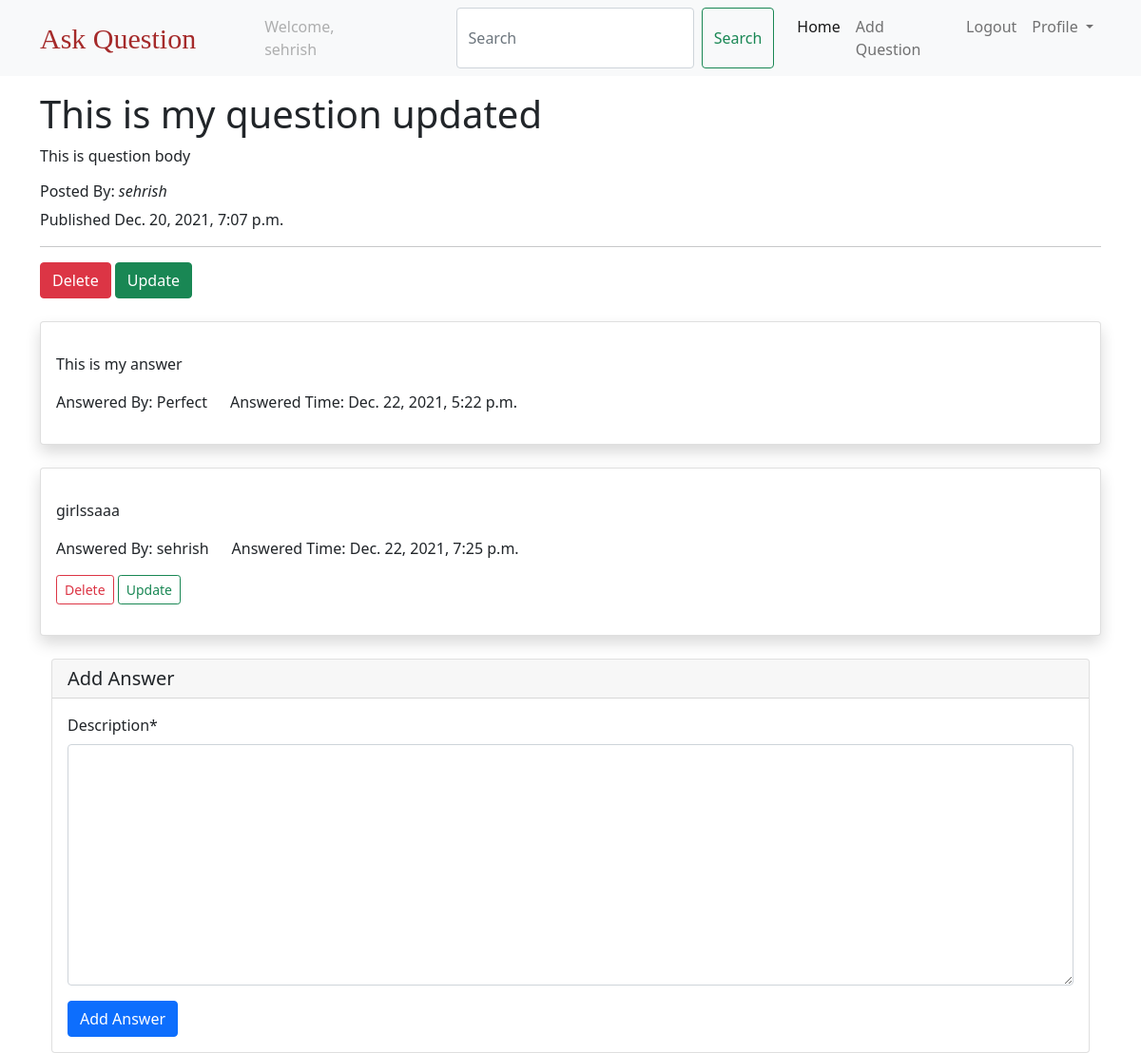
Screenshot of /question/this-is-my-question/ (signed in) with the database file from the repository.
### users/models.py (models this page shows)
class CustomUser(AbstractUser):
    pass

### questions/models.py (models this page shows, shortened)
class Question(models.Model):
    created_at = models.DateTimeField(auto_now_add=True)
    title = models.CharField(max_length=250)
    body = models.TextField()
    slug = models.SlugField(max_length=250, unique=True)
    author = models.ForeignKey(
        settings.AUTH_USER_MODEL, on_delete=models.CASCADE, related_name="questions"
    )

class Answer(models.Model):
    created_at = models.DateTimeField(auto_now_add=True)
    description = models.TextField()
    question = models.ForeignKey(
        Question, on_delete=models.CASCADE, related_name="answers"
    )
    author = models.ForeignKey(settings.AUTH_USER_MODEL, on_delete=models.CASCADE)

### questions/views.py (the view)
# urls.py: path("question/<slug:slug>/", question_details, name="qdetails"),
@login_required
def question_details(request, slug):
    question = get_object_or_404(Question, slug=slug)
    answer_list = Answer.objects.filter(question=question)
    if request.method == "POST":
        form = AnswerForm(request.POST)
        if form.is_valid():
            answer = form.save(commit=False)
            answer.question = question
            answer.author = request.user
            answer = form.save()
            return redirect("qdetails", slug=question.slug)
    else:
        form = AnswerForm()
    return render(
        request,
        "QDetails.html",
        {"question": question, "answer_list": answer_list, "form": form},
    )

### questions/forms.py
class AnswerForm(forms.ModelForm):
    class Meta:
        model = Answer
        fields = ("description",)

### templates/QDetails.html (shortened to what this page needs)
{% extends 'base.html' %}
{% load crispy_forms_tags %}
{% block body %}
<div class="container mt-3">
  <h1>{{question.title}}</h1>
  <p>{{question.body}}</p>
  <h6>Posted By: <i> {{question.author}} </i></h6>
  <p>Published {{question.created_at}}</p>
  <hr>
  {% if request.user == question.author %}
    <a class="btn btn-danger" href={% url 'delete_question' question.slug  %}>Delete</a>
    <a class="btn btn-success"
    href="{% url 'update_question' question.slug %}"
    >Update</a>
  {% endif %}
</div>
<div class="container">
  {% for answers in answer_list %}
  <div class="card mt-4 py-3 shadow">
    <div class="card-body">
       <p class="card-text">
         {{answers.description}}
       </p>
       <div class="row">
          <div class="col col-md-auto">
             Answered By: {{answers.author.username}}
          </div>
          <div class="col col-md-auto">
            Answered Time: {{answers.created_at}}
         </div>
       </div>
       {% if request.user == answers.author %}
        <a class="btn btn-outline-danger btn-sm mt-3"
        href="{% url 'delete_answer' answers.id %}"
        >Delete</a>
        <a
        href="{% url 'update_answer' answers.id %}"
        class="btn btn-outline-success btn-sm mt-3">Update</a>
       {% endif %}
    </div>
  </div>
  {% endfor %}
    <div class="container">
      <div class="card mt-4">
        <form method="post" novalidate>
          <h5 class="card-header">Add Answer</h5>
          <div class="card-body">
            {{ form | crispy }}
            <input type="submit"
            value="Add Answer"
            class="btn btn-primary"
            />
          </div>
        </form>
      </div>
    </div>
</div>
{% endblock %}

### templates/navbar.html (shortened to what this page needs)
<nav class="navbar navbar-expand-lg navbar-light bg-light">
  <div class="container">
    <a class="navbar-brand text-style" href="{% url 'qlist' %}">Ask Question</a>
    <div class="collapse navbar-collapse" id="navbarSupportedContent">
      <ul class="navbar-nav me-auto mb-2 mb-lg-0">
        {% if request.user.is_authenticated %}
        <li class="nav-item mx-5">
          <a class="nav-link disabled">Welcome, {{request.user.username}}</a>
        </li>
        <form class="d-flex mx-3">
          <input
            class="form-control me-2"
            type="search"
            placeholder="Search"
            aria-label="Search"
            name="q"
          />
          <button class="btn btn-outline-success" type="submit">Search</button>
        </form>
        <li class="nav-item">
          <a class="nav-link active" aria-current="page" href="{% url 'qlist' %}">Home</a>
        </li>
        <li class="nav-item">
          <a class="nav-link" href="{% url 'create_question'%}">Add Question</a>
        </li>
        <li class="nav-item">
          <a class="nav-link" href="{% url 'logout' %}">Logout</a>
        </li>
        <li class="nav-item dropdown">
          <a
            class="nav-link dropdown-toggle"
            href="#"
            id="navbarDropdown"
            role="button"
            data-bs-toggle="dropdown"
            aria-expanded="false"
          >
            Profile
          </a>
        </li>
        {% endif %}
      </ul>
    </div>
  </div>
</nav>

### templates/navbar.html (style rules this page uses)
.text-style { font-size: 30px !important; font-family: fantasy !important; color: brown !important; }

### rows the page displays
CustomUser: user.username "sehrish"
Question: title "This is my question updated", body "This is question body", author "sehrish", created_at "Dec. 20, 2021, 7:07 p.m."
Answer: description "This is my answer", author.username "Perfect", created_at "Dec. 22, 2021, 5:22 p.m."
Answer: description "girlssaaa", author.username "sehrish", created_at "Dec. 22, 2021, 7:25 p.m.", shows "Delete"
